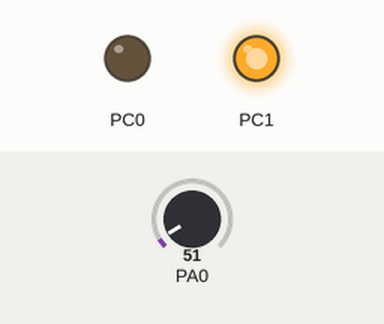
A program run on a simulated ATmega32, built with avr-gcc and emulated at 16 MHz. Parts: output pins drawn as LEDs (lit = HIGH). The test bench sets the inputs (shaded band); at power-on: PA0 = 51. Pins used as bus, display or sensor lines are not drawn.

Above: at 0.2 s.
Timing chart, 0 to 1.7 s (numbered marks = the images above):
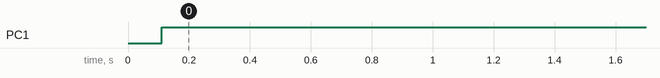

The program:

main.c
```c
/*
 * ADC_LM35.c
 *
 * Created: 7/27/2023 8:35:00 PM
 * Author : Arabtech
 */
#include "MATH.h"
#include "STD_TYPE.h"
#include "DIO_Adress.h"
#include "DIO_Interface.h"
#include "ADC_interface.h"
#include "LCD_config.h"
#include "LCD_Interface.h"
#define F_CPU 16000000ul
#include <util/delay.h>
int main(void)
{
	//set_port_dir(LCD_DATA_PORT,OUTPUT);
	DIO_void_Set_pin_dir(LCD_RS_PORT,LCD_RS_PIN,OUTPUT) ;
	DIO_void_Set_pin_dir(LCD_RW_PORT,LCD_RW_PIN,OUTPUT) ;
	DIO_void_Set_pin_dir(LCD_E_PORT,LCD_E_PIN,OUTPUT) ;
	LCD_init();
	ADC_Init();
	s32 ADC_READ;
	DIO_void_Set_pin_dir(PORTA,PIN0,OUTPUT);
	DIO_void_Set_pin_dir(PORTC,PIN1,OUTPUT);
	DIO_void_Set_pin_dir(PORTC,PIN0,OUTPUT);

    while (1)
    {
		ADC_READ = ADC_Read(ADC0);
		ADC_READ = ADC_READ*500/1023;
		LCD_send_command(0x80);
		LCD_send_string("Temp is :");
		LCD_send_number(ADC_READ);
		LCD_send_string("'C");
		if (ADC_READ >= 35)
		{
			DIO_void_Set_pin_val(PORTC,PIN1,LOW);
			DIO_void_Set_pin_val(PORTC,PIN0,HIGH);
		}
		else
		{
			DIO_void_Set_pin_val(PORTC,PIN0,LOW);
			DIO_void_Set_pin_val(PORTC,PIN1,HIGH);
		}
    }
}
```

ADC_interface.c
```c
/*
 * ADC_interface.c
 *
 * Created: 1/1/2023 9:48:02 AM
 *  Author: fathi
 */


#include "STD_TYPE.h"
#include "MATH.h"
#include "ADC_private.h"
#include "ADC_interface.h"
#include "DIO_Interface.h"
#include "LCD_interface.h"
#define F_CPU 16000000UL // set the frequency of microcontroller
#include <util/delay.h> // this header include all delay function like _delay_ms


 void(*ADC_ptr)(void) ;
/*
function name: ADC_Init
function arguments: (u8 channal) // channal -->ADC pin in porta
function return: void
function description: Init ADC & ADC PIN
*/

void ADC_Init( ){


	             SET_BIT(ADMUX_REG,6) ;// AVCC volte
	             SET_BIT(ADCSRA_REG,0); // ADC Prescaller bit0-->bit2 in ADCSRA_REG / 128
	             SET_BIT(ADCSRA_REG,1);
	             SET_BIT(ADCSRA_REG,2);
	             SET_BIT(ADCSRA_REG,7); // Enable ADC
				//SET_BIT(SREG_REG,7) ;  // Enable  global interrupt
				//SET_BIT(ADCSRA_REG,3) ; //Enable ADC interrupt
}

void ADC_StartConversion(u8 channal){

	DIO_void_Set_pin_dir(PORTA,channal,INPUT) ;
	ADMUX_REG|=channal ; // Seclect channal ADC0-->ADC7
	SET_BIT(ADCSRA_REG,6) ; // start conversion

}


/*
function name: ADC_Read
function arguments: (u8 channal) // channal -->ADC pin in porta
function return: u16
function description: return value in ADC_REG -->(data conversion)
*/

// return value without interrupt
u16 ADC_Read( u8 channal ){

	DIO_void_Set_pin_dir(PORTA,channal,INPUT) ;
	ADMUX_REG|=channal ; // Seclect channal ADC0-->ADC7
	SET_BIT(ADCSRA_REG,6) ; // start conversion
	 while(GET_BIT(ADCSRA_REG,6)==1) ;
	return ADC_REG ;

}
/*
u16 ADC_Read(void ){

	 while(GET_BIT(ADCSRA_REG,6)==1) ;
	return ADC_REG ;

}
*/
void ADC_SetCallBack(void(*ptr)(void)){

	ADC_ptr=ptr ;

}

/*
ISR(ADC){

  ADC_ptr() ;
}*/
```

ADC_interface.h
```c
/*
 * ADC_interface.h
 *
 * Created: 1/1/2023 9:46:29 AM
 *  Author: fathi
 */


#ifndef ADC_INTERFACE_H_
#define ADC_INTERFACE_H_


#define  ADC0              0x00
#define  ADC1              0x01
#define  ADC2              0x02
#define  ADC3              0x03
#define  ADC4              0x04
#define  ADC5              0x05
#define  ADC6              0x06
#define  ADC7              0x07

/*
function name: ADC_Init
function arguments: (u8 channal) // channal -->ADC pin in porta
function return: void
function description: Init ADC & ADC PIN
*/

void ADC_Init() ;

/*
function name: ADC_Read
function arguments: (u8 channal) // channal -->ADC pin in porta
function return: u16
function description: return value in ADC_REG -->(data conversion)
*/
//u16 ADC_Read(void );
u16 ADC_Read( u8 channal ) ;
void ADC_StartConversion(u8 channal);

void ADC_SetCallBack(void(*ptr)(void)) ;


#endif /* ADC_INTERFACE_H_ */
```

MATH.h
```c
#ifndef MATH_H_
#define MATH_H_
#define SET_BIT(reg,bit) (reg |=(1<<bit))
#define CLR_BIT(reg,bit) (reg&=(~(1<<bit)))
#define TOGGLE_BIT(reg,bit) (reg^=(1<<bit))
#define GET_BIT(reg,bit) ((reg>>bit)&1)
#endif
```

STD_TYPE.h
```c
#include<stdio.h>
//for unsigned numbers
typedef unsigned char u8;
typedef short int u16;
typedef long int u32;
typedef long long u64;

//for signed numbers
typedef signed char s8;
typedef short int s16;
typedef long int s32;
typedef long long s64;

//for floating point numbers
typedef float f32;
typedef double f64;
```

LCD_config.h
```c
/*
 * LCD_config.h
 *
 * Created: 7/7/2023 7:30:42 PM
 *  Author: Arabtech
 */


#ifndef LCD_CONFIG_H_
#define LCD_CONFIG_H_

#if LCD_MODE == FOUR_BIT_MODE
#define LCD_DPORT PORTB
#define LCD_D4 PIN4
#define LCD_D5 PIN5
#define LCD_D6 PIN6
#define LCD_D7 PIN7
#endif

/*LCD DATA PORT*/
#define LCD_DATA_PORT PORTA

/*LCD CONTROL PINS*/
#define LCD_RS_PORT PORTB
#define LCD_RS_PIN PIN1

#define LCD_RW_PORT PORTB
#define LCD_RW_PIN PIN2

#define LCD_E_PORT PORTB
#define LCD_E_PIN PIN3


#endif /* LCD_CONFIG_H_ */
```

LCD_Interface.h
```c
/*
 * LCD_Interface.h
 *
 * Created: 7/7/2023 7:29:30 PM
 *  Author: Arabtech
 */


#ifndef LCD_INTERFACE_H_
#define LCD_INTERFACE_H_

#define FOUR_BIT_MODE 4
#define EIGHT_BIT_MODE 8
#define LCD_MODE FOUR_BIT_MODE

void LCD_init(void);
void LCD_send_command(u8 command);
void LCD_send_data(u8 data);
void LCD_send_string(u8 string[]);
void LCD_send_number(u16 number);

#endif /* LCD_INTERFACE_H_ */
```

LCD_Prog.c
```c
/*
 * LCD_Prog.c
 *
 * Created: 7/7/2023 7:30:20 PM
 *  Author: MW
 */
#include "STD_TYPE.h"
#include "MATH.h"
#include "DIO_Interface.h"
#include "LCD_config.h"
#include "LCD_Interface.h"
#define F_CPU 16000000ul
#include <util/delay.h>

static void LCD_Send_Enable_Pulse(void) // static to be seen by this file only
{
	DIO_void_Set_pin_val(LCD_E_PORT,LCD_E_PIN,HIGH);
	_delay_ms(2);
	DIO_void_Set_pin_val(LCD_E_PORT,LCD_E_PIN,LOW);
}
static void SH_Data(u8 data)//send half data
{
	u8 LCD_PINS[4] = {LCD_D4,LCD_D5,LCD_D6,LCD_D7};
	for (u8 itr = 0;itr < 4;itr++)
	{
		DIO_void_Set_pin_val(LCD_DPORT,LCD_PINS[itr],GET_BIT(data,itr));
	}
}

void LCD_init(void)
{
	_delay_ms(40);
	#if LCD_MODE == EIGHT_BIT_MODE
		//wait for more than 30 sec.
		//send function set
		LCD_send_command(0b00111100);//first 2 digits already done in send command function
		LCD_send_command(0b00001100);
		/*clear LCD*/
		LCD_send_command(0x01);
	#elif LCD_MODE == FOUR_BIT_MODE
		//send function set

		SH_Data(0b0010);
		LCD_Send_Enable_Pulse();
		SH_Data(0b0010);
		LCD_Send_Enable_Pulse();
		SH_Data(0b1100);
		LCD_Send_Enable_Pulse();
		//Display ON/OFF Controll
		LCD_send_command(0b00001100);
		//Display Clear
		LCD_send_command(0x01);
		#endif
}
void LCD_send_command(u8 command)
{
	/* adjust controll signals to send command */
		/*set RS --> 0 to send command*/
	DIO_void_Set_pin_val(LCD_RS_PORT,LCD_RS_PIN,LOW);
	/*set RW --> 0 to wright */
	DIO_void_Set_pin_val(LCD_RW_PORT,LCD_RW_PIN,LOW);

	#if LCD_MODE == EIGHT_BIT_MODE
	//send enable pulse
	set_port_val(LCD_DATA_PORT,command);
	LCD_Send_Enable_Pulse();
	#elif LCD_MODE == FOUR_BIT_MODE
	SH_Data(command>>4);//SEND MOST SIGNIFICANT BIT
	LCD_Send_Enable_Pulse();//SEND LEAST SIGNIFICANT BIT
	SH_Data(command);
	LCD_Send_Enable_Pulse();//SEND LEAST SIGNIFICANT BIT
	#endif

}
void LCD_send_data(u8 data)
{
	/*set RS --> 1 to send command*/
	DIO_void_Set_pin_val(LCD_RS_PORT,LCD_RS_PIN,HIGH);
	/*set RW --> 0 to write */
	DIO_void_Set_pin_val(LCD_RW_PORT,LCD_RW_PIN,LOW);
	#if LCD_MODE == EIGHT_BIT_MODE
	//send enable pulse
	set_port_val(LCD_DATA_PORT,data);
	LCD_Send_Enable_Pulse();
	#elif LCD_MODE == FOUR_BIT_MODE
	SH_Data(data>>4);//SEND MOST SIGNIFICANT BIT
	LCD_Send_Enable_Pulse();//SEND LEAST SIGNIFICANT BIT
	SH_Data(data);
	LCD_Send_Enable_Pulse();//SEND LEAST SIGNIFICANT BIT
	#endif
}

void LCD_send_string(u8 string[])
{
	u8 itr = 0;
	while(string[itr] != '\0')
	{
		LCD_send_data(string[itr]);
		itr++;
	}
}

void LCD_send_number(s16 number)
{
		u8 itr = 0,remainder = 0,length = 0;
		if (number == 0)
		{
			LCD_send_data('0');
			return;
		}
		else if (number < 0)
		{
			number *=-1;
			LCD_send_data('-');
		}
		u16 temp = number;
		while (temp != 0)
		{
			temp /= 10;
			length++;
		}
		u8 str[length];
		for(itr = 0;itr < length;itr++)
		{
			remainder = number % 10;
			number /= 10;
			str[length - (itr + 1)] = remainder +'0';
		}
		str[length] = '/0';
		for (itr = 0;itr < length;itr++)
		{
			LCD_send_data(str[itr]);
		}
}
```

ADC_private.h
```c
/*
 * ADC_private.h
 *
 * Created: 1/1/2023 9:47:02 AM
 *  Author: fathi
 */


#ifndef ADC_PRIVATE_H_
#define ADC_PRIVATE_H_

#define  ADMUX_REG     *((volatile u8*)0x27)
#define  ADCSRA_REG     *((volatile u8*)0x26)
#define  ADC_REG    *((volatile u16*)0x24) // ADCL + ADCH
#define  SREG_REG   *((volatile u8*)0x5F)

#endif /* ADC_PRIVATE_H_ */
```

DIO_Adress.h
```c
/*
 * DIO_Adress.h
 *
 * Created: 5/26/2023 8:34:35 PM
 *  Author: Arabtech
 */


#ifndef DIO_ADRESS_H_
#define DIO_ADRESS_H_

/*group A*/
#define  PORTA_REG *((volatile u8*)0x3B)
#define  DDRA_REG *((volatile u8*)0x3A)
#define  PINA_REG *((volatile u8*)0x39)
/*group B*/
#define  PORTB_REG *((volatile u8*)0x38)
#define  DDRB_REG *((volatile u8*)0x37)
#define  PINB_REG *((volatile u8*)0x36)
/*group C*/
#define  PORTC_REG *((volatile u8*)0x35)
#define  DDRC_REG *((volatile u8*)0x34)
#define  PINC_REG *((volatile u8*)0x33)
/*group D*/
#define  PORTD_REG *((volatile u8*)0x32)
#define  DDRD_REG *((volatile u8*)0x31)
#define  PIND_REG *((volatile u8*)0x30)

#endif /* DIO_ADRESS_H_ */
```

DIO_Interface.h
```c
/*
 * DIO_Interface.h
 *
 * Created: 5/26/2023 8:34:12 PM
 *  Author: Muhammad Wael
 */


#ifndef DIO_INTERFACE_H_
#define DIO_INTERFACE_H_
/*Direction*/
#define OUTPUT 1
#define INPUT 0

/*ports*/
#define PORTA 0
#define PORTB 1
#define PORTC 2
#define PORTD 3
/*value*/
#define HIGH 1
#define LOW 0
/*PINS*/
#define PIN0 0
#define PIN1 1
#define PIN2 2
#define PIN3 3
#define PIN4 4
#define PIN5 5
#define PIN6 6
#define PIN7 7

void DIO_void_Set_pin_dir(u8 copy_u8_port, u8 copy_u8_pin,u8 copy_u8_dir); //set the pin's direction by taking the port and pin and direction in or out
void DIO_void_Set_pin_val(u8 copy_u8_port, u8 copy_u8_pin,u8 copy_u8_val);// set the value of pin
void DIO_void_toggle_pin(u8 copy_u8_port, u8 copy_u8_pin);
u8 DIO_u8_Get_pin_val(u8 copy_u8_port, u8 copy_u8_pin);// get the value of the pin

void set_port_dir(u8 copy_u8_port,u8 copy_u8_dir);
void set_port_val(u8 copy_u8_port,u8 copy_u8_val);

#endif /* DIO_INTERFACE_H_ */
```

DIO_Prog.c
```c
/*
 * DIO_Prog.c
 *
 * Created: 5/26/2023 8:33:19 PM
 *  Author: Arabtech
 */
#include "STD_TYPE.h"
#include "MATH.h"
#include "DIO_Adress.h"
#include "DIO_Interface.h"

void DIO_void_Set_pin_dir(u8 copy_u8_port, u8 copy_u8_pin,u8 copy_u8_dir)
{
	 //set the pin's direction by taking the port and pin and direction in or out
	if (copy_u8_pin <= 7 &&copy_u8_pin >=0)
	{
		if(copy_u8_dir == OUTPUT)
		{
			switch(copy_u8_port)
			{
				case PORTA:SET_BIT(DDRA_REG,copy_u8_pin); break;
				case PORTB:SET_BIT(DDRB_REG,copy_u8_pin);break;
				case PORTC:SET_BIT(DDRC_REG,copy_u8_pin);break;
				case PORTD:SET_BIT(DDRD_REG,copy_u8_pin);break;
			}
		}

		else
		{
			switch(copy_u8_port)
			{
				case PORTA:CLR_BIT(DDRA_REG,copy_u8_pin); break;
				case PORTB:CLR_BIT(DDRB_REG,copy_u8_pin);break;
				case PORTC:CLR_BIT(DDRC_REG,copy_u8_pin);break;
				case PORTD:CLR_BIT(DDRD_REG,copy_u8_pin);break;
				//nothing
			}
		}
	}
}
void DIO_void_Set_pin_val(u8 copy_u8_port, u8 copy_u8_pin,u8 copy_u8_val)
{// set the value of pin
	if (copy_u8_pin <= 7 &&copy_u8_pin >=0)
	{
		if (copy_u8_val == HIGH)
		{
			switch(copy_u8_port)
			{
			case PORTA:SET_BIT(PORTA_REG,copy_u8_pin);break;
			case PORTB:SET_BIT(PORTB_REG,copy_u8_pin);break;
			case PORTC:SET_BIT(PORTC_REG,copy_u8_pin);break;
			case PORTD:SET_BIT(PORTD_REG,copy_u8_pin);break;
			}
		}
		else
		{
			switch(copy_u8_port)
			{
				case PORTA:CLR_BIT(PORTA_REG,copy_u8_pin);break;
				case PORTB:CLR_BIT(PORTB_REG,copy_u8_pin);break;
				case PORTC:CLR_BIT(PORTC_REG,copy_u8_pin);break;
				case PORTD:CLR_BIT(PORTD_REG,copy_u8_pin);break;
			}
		}
	}
}
u8 DIO_u8_Get_pin_val(u8 copy_u8_port, u8 copy_u8_pin)
{
	u8 local_u8_val = 0;
	if (copy_u8_pin <= 7 && copy_u8_pin >=0)
	{
		switch(copy_u8_port)
		{
			case PORTA: local_u8_val = GET_BIT(PINA_REG,copy_u8_pin);break;
			case PORTB: local_u8_val = GET_BIT(PINB_REG,copy_u8_pin);break;
			case PORTC: local_u8_val = GET_BIT(PINC_REG,copy_u8_pin);break;
			case PORTD: local_u8_val = GET_BIT(PIND_REG,copy_u8_pin);break;

		}
	}
	return local_u8_val;
}
void DIO_void_toggle_pin(u8 copy_u8_port, u8 copy_u8_pin)
{
	if (copy_u8_pin <= 7 &&copy_u8_pin >= 0)
	{
		switch(copy_u8_port)
		{
			case PORTA:TOGGLE_BIT(PORTA_REG,copy_u8_pin);break;
			case PORTB:TOGGLE_BIT(PORTB_REG,copy_u8_pin);break;
			case PORTC:TOGGLE_BIT(PORTC_REG,copy_u8_pin);break;
			case PORTD:TOGGLE_BIT(PORTD_REG,copy_u8_pin);break;
		}
	}
}

void set_port_dir(u8 copy_u8_port,u8 copy_u8_dir)
{
	if (copy_u8_dir == OUTPUT)
	{
		switch(copy_u8_port)
		{
			case PORTA: DDRA_REG = 0Xff;break;
			case PORTB: DDRB_REG = 0Xff;break;
			case PORTC: DDRC_REG = 0Xff;break;
			case PORTD: DDRD_REG = 0Xff;break;
		}
	}
	if (copy_u8_dir == INPUT)
	{
		switch(copy_u8_port)
		{
			case PORTA: DDRA_REG = 0X00;break;
			case PORTB: DDRB_REG = 0X00;break;
			case PORTC: DDRC_REG = 0X00;break;
			case PORTD: DDRD_REG = 0X00;break;
		}
	}
}
void set_port_val(u8 copy_u8_port,u8 copy_u8_val)
{
	if (copy_u8_val == HIGH)
	{
		switch(copy_u8_port)
		{
			case PORTA: PORTA_REG = 0Xff;break;
			case PORTB: PORTB_REG = 0Xff;break;
			case PORTC: PORTC_REG = 0Xff;break;
			case PORTD: PORTD_REG = 0Xff;break;
		}
	}
	else if (copy_u8_val == LOW)
	{
		switch(copy_u8_port)
		{
			case PORTA: PORTA_REG = 0X00;break;
			case PORTB: PORTB_REG = 0X00;break;
			case PORTC: PORTC_REG = 0X00;break;
			case PORTD: PORTD_REG = 0X00;break;
		}
	}
	else
	{
		switch(copy_u8_port)
		{
			case PORTA: PORTA_REG = copy_u8_val;break;
			case PORTB: PORTB_REG = copy_u8_val;break;
			case PORTC: PORTC_REG = copy_u8_val;break;
			case PORTD: PORTD_REG = copy_u8_val;break;
		}
	}
}
```

Measured:
- by itself, PC1: LOW → HIGH at 0.11 s
